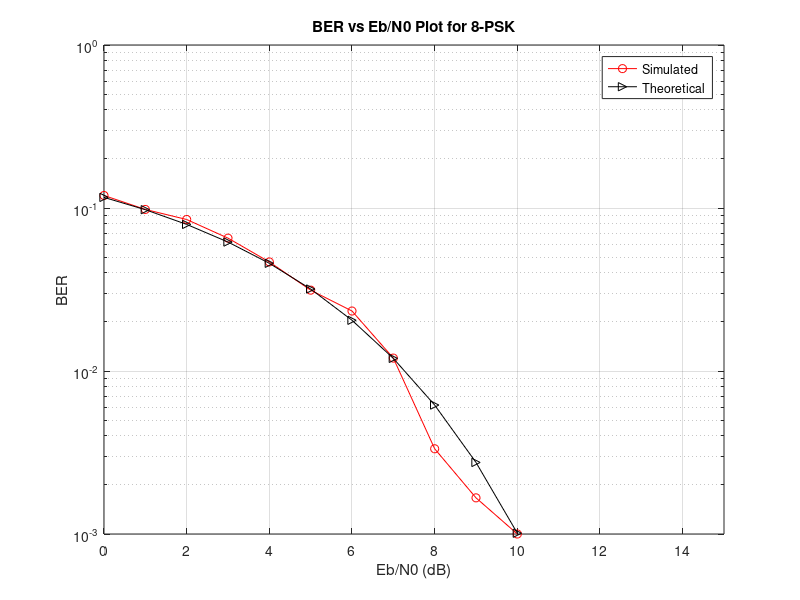

Here is the MATLAB script that generated this plot:
%                          <<Experiment 5  PART-B (8-PSK)>>
%                               << Objective-2 >>
% Aim: Simulation study of Performance of 8-PSK.
% Objective-1: Write a program to plot signal constellation diagram of received
%              8-PSK signal in the presence of AWGN.
% Objective-2: Write a program to plot Practical and Theoretical BER vs SNR graph
%              of received 8-PSK signal in the presence of AWGN for ML receiver.

% Note: For objective-1, see separate octave files named <my_8PSK_constellation.m>
clc;
clear all;
close all;
pkg load communications
N = 3000;  % Number of bits to be transmitted using *-PSK
           % Too large value may slow down the program
x = randi([0,1],1,N); % Random input bits generation
M = 8;     % Number of Symbols in 8-PSK

% Symbol Generation
yy = [];
for i=1:3:length(x)
  if x(i)==0 && x(i+1)==0 & x(i+2)==0
    y = cosd(0)+1j*sind(0);
  elseif x(i)==0 && x(i+1)==0 & x(i+2)==1
    y = cosd(45)+1j*sind(45);
  elseif x(i)==0 && x(i+1)==1 & x(i+2)==1
    y = cosd(90)+1j*sind(90);
  elseif x(i)==0 && x(i+1)==1 & x(i+2)==0
    y = cosd(135)+1j*sind(135);
  elseif x(i)==1 && x(i+1)==1 & x(i+2)==0
    y = cosd(180)+1j*sind(180);
  elseif x(i)==1 && x(i+1)==1 & x(i+2)==1
    y = cosd(225)+1j*sind(225);
  elseif x(i)==1 && x(i+1)==0 & x(i+2)==1
    y = cosd(270)+1j*sind(270);
  elseif x(i)==1 && x(i+1)==0 & x(i+2)==0
    y = cosd(315)+1j*sind(315);
  endif
% Transmitted Symbols
yy = [yy y];
endfor

% Detection based on euclidean distance
ber_simulated = [];
ber_theoretical = [];
ref_symbols = [cosd(0)+1j*sind(0), cosd(45)+1j*sind(45), cosd(90)+1j*sind(90), cosd(135)+1j*sind(135), cosd(180)+1j*sind(180) cosd(225)+1j*sind(225) cosd(270)+1j*sind(270) cosd(315)+1j*sind(315)];
for EbN0db = 0:15
EbN0 = 10^(EbN0db/10);
n = (1/sqrt(2))*[randn(1,length(yy)) + 1j*randn(1,length(yy))];
sigma = sqrt(1/((log2(M))*EbN0)); % Symbol energy is normalized to Unity
r = yy + sigma*n;

% Calculation of Euclidian Distances of received symbols from reference symobols
min_dist_index = [];
for i=1:length(r)
  Dist = [];
  for k=1:length(ref_symbols)
  dist = sqrt((real(r(i))-real(ref_symbols(k)))^2 + (imag(r(i))-imag(ref_symbols(k)))^2);
  Dist = [Dist dist];
  endfor
  min_dist_index = [min_dist_index find(Dist==min(Dist))];
endfor

% Estimation of Bits
x_estimated = [];
for i=1:length(r)
  if ref_symbols(min_dist_index(i))== cosd(0)+1j*sind(0);
    x_estimated = [x_estimated 0 0 0];
  elseif ref_symbols(min_dist_index(i))== cosd(45)+1j*sind(45);
    x_estimated = [x_estimated 0 0 1];
  elseif ref_symbols(min_dist_index(i))== cosd(90)+1j*sind(90);
    x_estimated = [x_estimated 0 1 1];
  elseif ref_symbols(min_dist_index(i))== cosd(135)+1j*sind(135);
    x_estimated = [x_estimated 0 1 0];
  elseif ref_symbols(min_dist_index(i))== cosd(180)+1j*sind(180);
    x_estimated = [x_estimated 1 1 0];
  elseif ref_symbols(min_dist_index(i))== cosd(225)+1j*sind(225);
    x_estimated = [x_estimated 1 1 1];
  elseif ref_symbols(min_dist_index(i))== cosd(270)+1j*sind(270);
    x_estimated = [x_estimated 1 0 1];
  elseif ref_symbols(min_dist_index(i))== cosd(315)+1j*sind(315);
    x_estimated = [x_estimated 1 0 0];
  endif
endfor

% BER Computation
ber_simulated =[ber_simulated sum(x~=x_estimated)/N];
ber_theoretical = [ber_theoretical (1/log2(M))*erfc(sqrt(3*EbN0)*sind(180/M))];
endfor
EbN0db = 0:15;

% BER Plotting
semilogy(EbN0db, ber_simulated, 'ro-', EbN0db, ber_theoretical, 'k>-');
title('BER vs Eb/N0 Plot for 8-PSK');
xlabel('Eb/N0 (dB)');
ylabel('BER');
grid on;
legend('Simulated', 'Theoretical');
axis([0 15 10^-3 10^0]);

